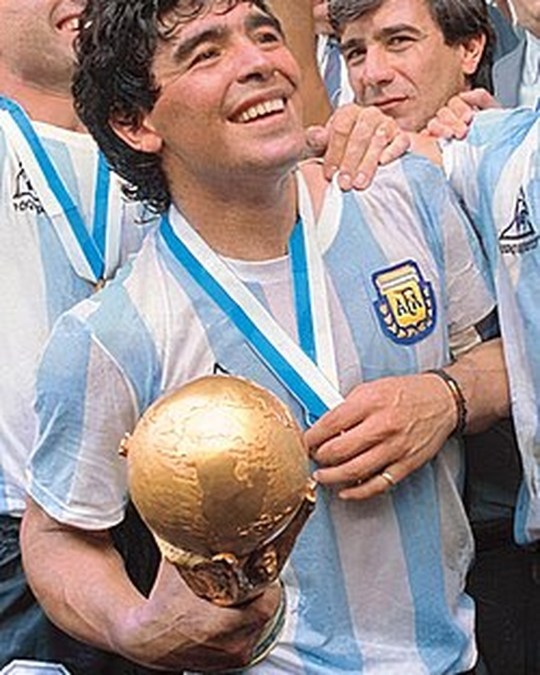
#> input picture backend/assets/players/Diego_Maradona.jpg, 1080 x 1350 px (shown at 1/2 size)
$ python -i generate_birthday_post_v2.py   (imports and definitions only)
#> lines starting #> are read from the running program, lines starting #| are printed output that depends on the picture
#> further down, picture is the input picture: PIL image 1080x1350 RGB; mean R, G, B 155.5, 142.5, 141.8
import os
import random
import requests
from io import BytesIO
from PIL import Image, ImageDraw, ImageFont, ImageFilter, ImageEnhance, ImageStat

OUTPUT_DIR = "static/birthday_posts"
# [1 line not run here, left out]

# Fallback fonts
FONTS = ["DroidSerif-BoldItalic.ttf", "DejaVuSans-Bold.ttf", "arial.ttf"]


# --- Utilities ---

# [20 lines left out: function download_image, not called in this run]


def enhance_image(img):
    """Brightness, contrast, and sharpness enhancement."""
    img = ImageEnhance.Brightness(img).enhance(1.1)
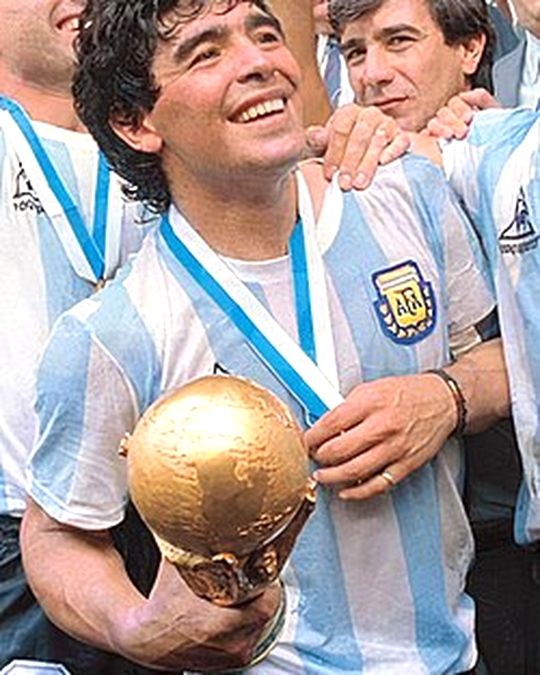
#> img: PIL image 1080x1350 RGB (shown at 1/2 size); mean R, G, B 169.1, 155.7, 154.7
    img = ImageEnhance.Contrast(img).enhance(1.1)
    img = ImageEnhance.Sharpness(img).enhance(1.15)
    return img

# --- Composition Helpers ---

# [92 lines left out: functions compose_images, generate_birthday_post_v2, not called in this run]


>>> from PIL import Image
>>> picture = Image.open('assets/players/Diego_Maradona.jpg')
>>> result = enhance_image(picture)

$ run again, on backend/assets/players/Marcus_Rashford.jpg
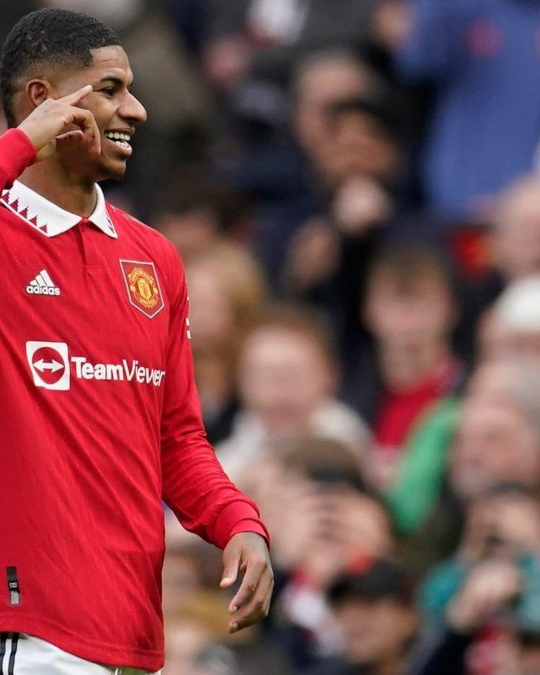
#> input picture backend/assets/players/Marcus_Rashford.jpg, 1080 x 1350 px (shown at 1/2 size)
#> picture is the input picture: PIL image 1080x1350 RGB; mean R, G, B 126.3, 73.3, 76.7
#> in enhance_image, `img = ImageEnhance.Brightness(img).enhance(1.1)`:
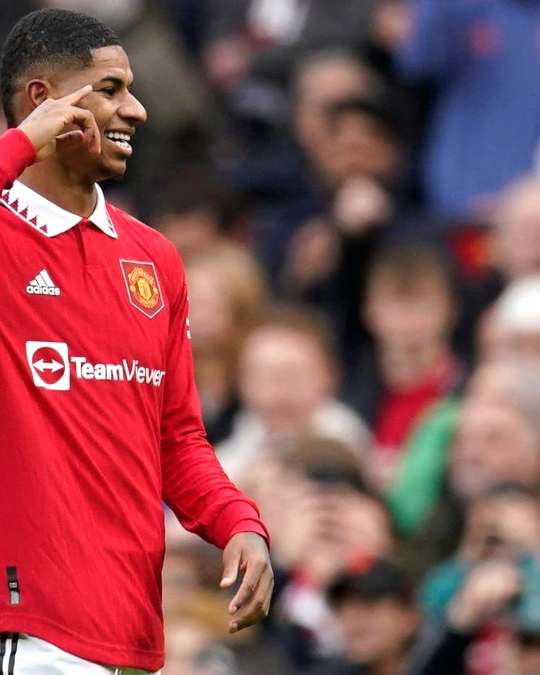
#> img: PIL image 1080x1350 RGB (shown at 1/2 size); mean R, G, B 138, 80.1, 83.9
